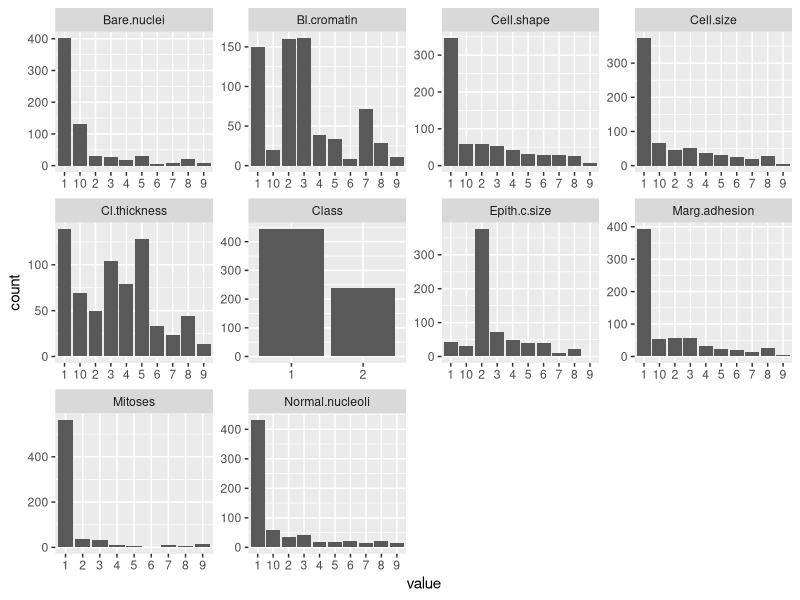

The R source for this figure: (Note: this script raises an error after producing the figure.)
library(tidyverse)
library(caret) #Machine learning in R
library(mlbench) #dataset
library(e1071)
#packages necessary for fitting RF & SVM
library(randomForest)
library(kernlab)

data(BreastCancer, package="mlbench")

#cleaning & preprocessing of the dataset
cancer_data <- as_tibble(BreastCancer) %>%
  select(-Id) %>%
  mutate_all(as.integer) %>%
  mutate(Class = as.factor(Class))


#------------------------------------------------------------------------------------------------------------------------
# exploring the dataset
#------------------------------------------------------------------------------------------------------------------------

#first try to understand the dataset and its variables:
#what variables are contained in the dataset? Can you identify what they mean?
#what types and value ranges have those variables?
#are there missing data?

#different ways of looking at the data possible
cancer_data
cancer_data %>% glimpse()
cancer_data %>% summary()
cancer_data$Class %>% table()

#are there missing values in the dataset?
missing_values <- map_int(cancer_data, function(x) sum(is.na(x)))

#remove all rows with missing values (there are other strategies to handle missing data but we use the simplest option here)
cancer_data <- cancer_data %>% drop_na()


#------------------------------------------------------------------------------------------------------------------------
# now vizualize the dataset to get understanding of the variables and their dependencies
#------------------------------------------------------------------------------------------------------------------------

#histograms of all variables
#are there interesting observations?
#are the classes (esp. our target class "Class") balanced?
cancer_data %>%
  gather() %>%
  ggplot(aes(value)) + #be sure to understand why the variable is called value
  facet_wrap(~ key, scales = "free") +
  geom_bar()

#now separate histogram for each class of "Class" to detect which variables differ between the classes
cancer_data %>%
  #gather the gather data, 
  #but leave out the class variable, be sure that you understand key and value in the gather function
  #create a ggplot with bars 

#Based on the last plot. Which features (variables) will be most important for classification?
#------------------------------------------------------------------------------------------------------------------------
# split to test and training dataset
#------------------------------------------------------------------------------------------------------------------------

#create the partitioning indices with the caret function createDataPartition()
idx_train <- createDataPartition(
  y = cancer_data$Class,
  p = 0.8,
  list = FALSE
)

cancer_data_train <- cancer_data[idx_train,]
cancer_data_val <- cancer_data[-idx_train,]


#------------------------------------------------------------------------------------------------------------------------
# train logistic regression on the training dataset with only one variable
#------------------------------------------------------------------------------------------------------------------------

log_reg_model <- train(Class ~ Cl.thickness ,
                       data = cancer_data_train, 
                       method = "glm", family = "binomial")


#------------------------------------------------------------------------------------------------------------------------
# prediction of the outcome variable for the validation data and estimation of the algorithms performance
#------------------------------------------------------------------------------------------------------------------------

#predicting the classes and confusion matrix
pred_log_reg = predict(log_reg_model, newdata = cancer_data_val)
#look up the confusion matrix
confusionMatrix(data=pred_log_reg, cancer_data_val$Class)

#which are the most important variables?
varImp(log_reg_model)
#redo the logistic regression but add the other variables from your data set as explanatory variables. 


#------------------------------------------------------------------------------------------------------------------------
# use other algorithms
#------------------------------------------------------------------------------------------------------------------------

#support vector machine
svm_model <- train(Class ~ Cl.thickness + Cell.size + Cell.shape +
                     Marg.adhesion + Epith.c.size + Bare.nuclei +
                     Bl.cromatin + Normal.nucleoli + Mitoses,
                   data = cancer_data_train, method = "svmLinear")
pred_svm = predict(svm_model, newdata = cancer_data_val)
confusionMatrix(data=pred_svm, cancer_data_val$Class)

#random forest
rf_model <- train(Class ~ Cl.thickness + Cell.size + Cell.shape +
                     Marg.adhesion + Epith.c.size + Bare.nuclei +
                     Bl.cromatin + Normal.nucleoli + Mitoses,
                   data = cancer_data_train, method = "rf")
pred_rf = predict(rf_model, newdata = cancer_data_val)
confusionMatrix(data=pred_rf, cancer_data_val$Class)


#------------------------------------------------------------------------------------------------------------------------
# equalize number of examples per class - not really necessary for this dataset
#------------------------------------------------------------------------------------------------------------------------

up_train <- upSample(x = cancer_data_train %>% select(-Class),
                     y = cancer_data_train$Class,
                     yname = "Class") %>% as_tibble()

log_reg_model <- train(Class ~ Cl.thickness + Cell.size + Cell.shape +
                         Marg.adhesion + Epith.c.size + Bare.nuclei +
                         Bl.cromatin + Normal.nucleoli + Mitoses,
                       data = up_train, method = "glm", family = "binomial")
pred = predict(log_reg_model, newdata = cancer_data_val)
confusionMatrix(data=pred, cancer_data_val$Class)
